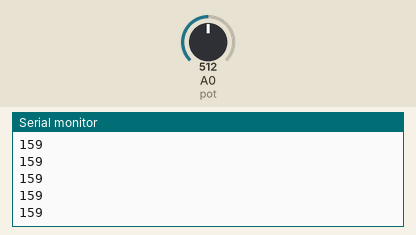
The sketch below on a simulated Arduino Uno, built with avr-gcc and run on an emulated ATmega328P. Parts: the last lines printed to the serial monitor. The test bench sets the inputs (shaded band); at power-on: A0 (pot) = 512.

Above: at 1.2 s.
1.3 s: A0 (pot) set to 716
At 2.1 s:
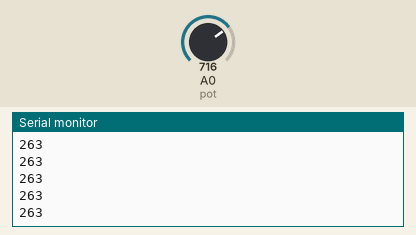
2.8 s: A0 (pot) set to 900
At 3.5 s:
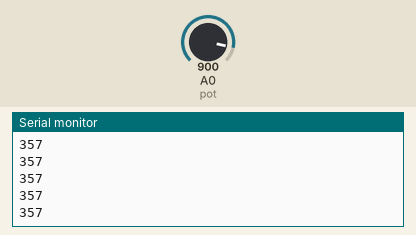
Timing chart, 0 to 5.0 s (numbered marks = the images above; inputs shaded):
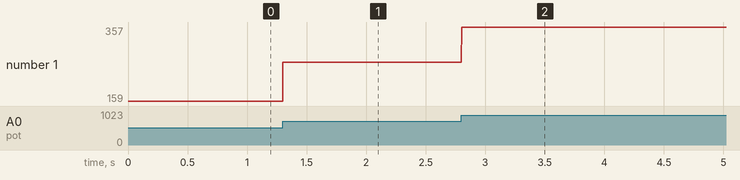

Measured:
- after the input at 1.3 s, the serial monitor: prints a new line at once (image 1)
- after the input at 2.8 s, the serial monitor: prints a new line at once (image 2)
- plotted number 1: 159 → 263 after the input at 1.3 s, 263 → 357 after the input at 2.8 s

The sketch:

arduino_samplecode.ino
```cpp
int pot = A0;
int val = 0;
int start_time;
int now_time;
int low_bond = 200;
int high_bond = 700;

void setup() {
  // put your setup code here, to run once:
  Serial.begin(115200);
  pinMode(pot,INPUT);
}

void loop() {
  // put your main code here, to run repeatedly:

  start_time = micros();

  val = analogRead(pot);    //read analog input

  val = val - low_bond;
  val = map(val, 0, high_bond - low_bond, 0, 255);

  Serial.println(val,DEC);     //print on Matlab

  now_time = micros();

  //micros : returns the number of microseconds(10^-6 s) since the
  //Arduino board began running current program
  while(now_time-start_time<2000){    //sampling period 所以目前sampling period = 5000 * 10^-6 = 0.005(s)
    now_time = micros();              //sampling rate = 1 / 0.005 = 200(Hz)
    //公式：sampling period = 1 / (fs * 10^-6)
    //80Hz：sampling period = 12500
    //100Hz：sampling period = 10000
    //200Hz：sampling period = 5000
    //500Hz：sampling period = 2000
  }
}
```
